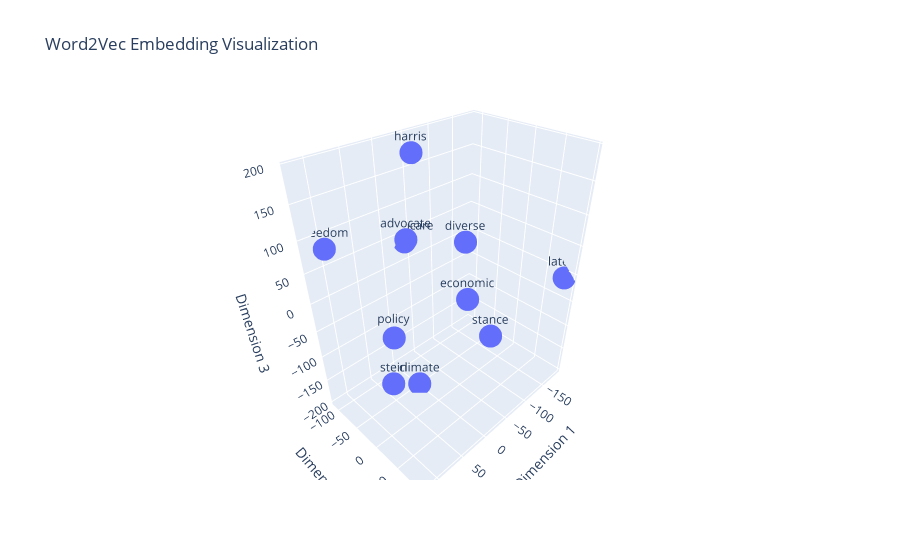

The notebook cell this image was saved under:
### Code cell
display_similar_embeddings('healthcare')

### Figure 1 — Plotly figure (JSON) as saved in the notebook; plotly's stock layout.template omitted (floating-point values rounded to 4 significant figures)
{"data": [{"hovertemplate": "Dimension 1=%{x}<br>Dimension 2=%{y}<br>Dimension 3=%{z}<br>word=%{text}<extra></extra>", "legendgroup": "", "marker": {"color": "#636efa", "size": 8, "symbol": "circle"}, "mode": "markers+text", "name": "", "scene": "scene", "showlegend": false, "text": ["advocate", "diverse", "latest", "policy", "economic", "stance", "harris", "stein", "climate", "freedom", "healthcare"], "type": "scatter3d", "x": [6.905, -24.66, -187.4, 119.9, -91.0, -3.024, -20.8, 75.2, 5.219, 104.0, -37.52], "y": [-52.42, 29.08, 87.07, 56.37, -25.07, 96.97, -65.43, -17.62, -41.87, -100.0, -111.6], "z": [80.27, 96.21, -8.194, 40.7, -57.68, -7.052, 190.2, -122.8, -193.8, 85.66, 35.7]}], "layout": {"legend": {"tracegroupgap": 0}, "scene": {"domain": {"x": [0, 1], "y": [0, 1]}, "xaxis": {"title": {"text": "Dimension 1"}}, "yaxis": {"title": {"text": "Dimension 2"}}, "zaxis": {"title": {"text": "Dimension 3"}}}, "title": {"text": "Word2Vec Embedding Visualization"}}}
